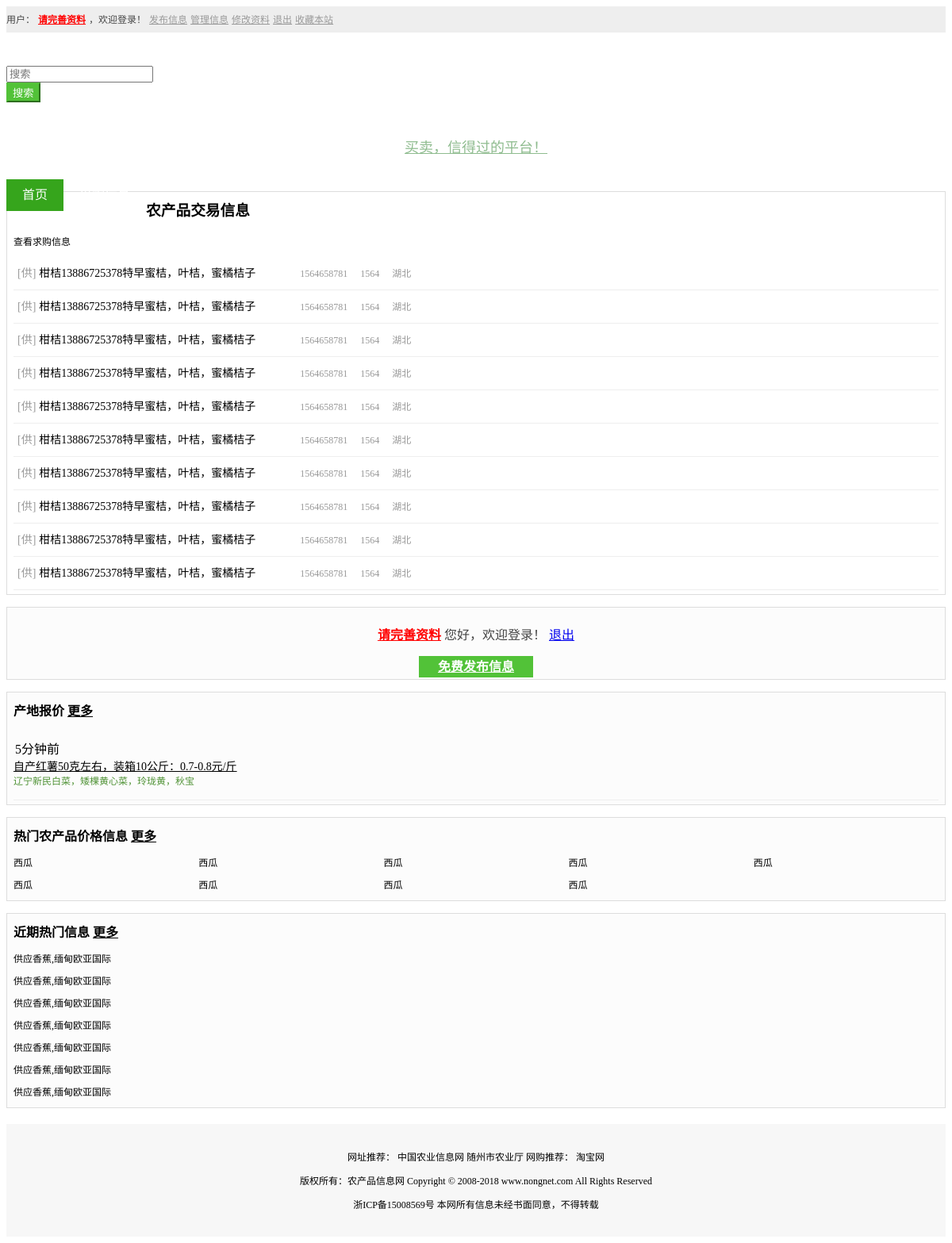
Before: / (signed in) with the older database file.
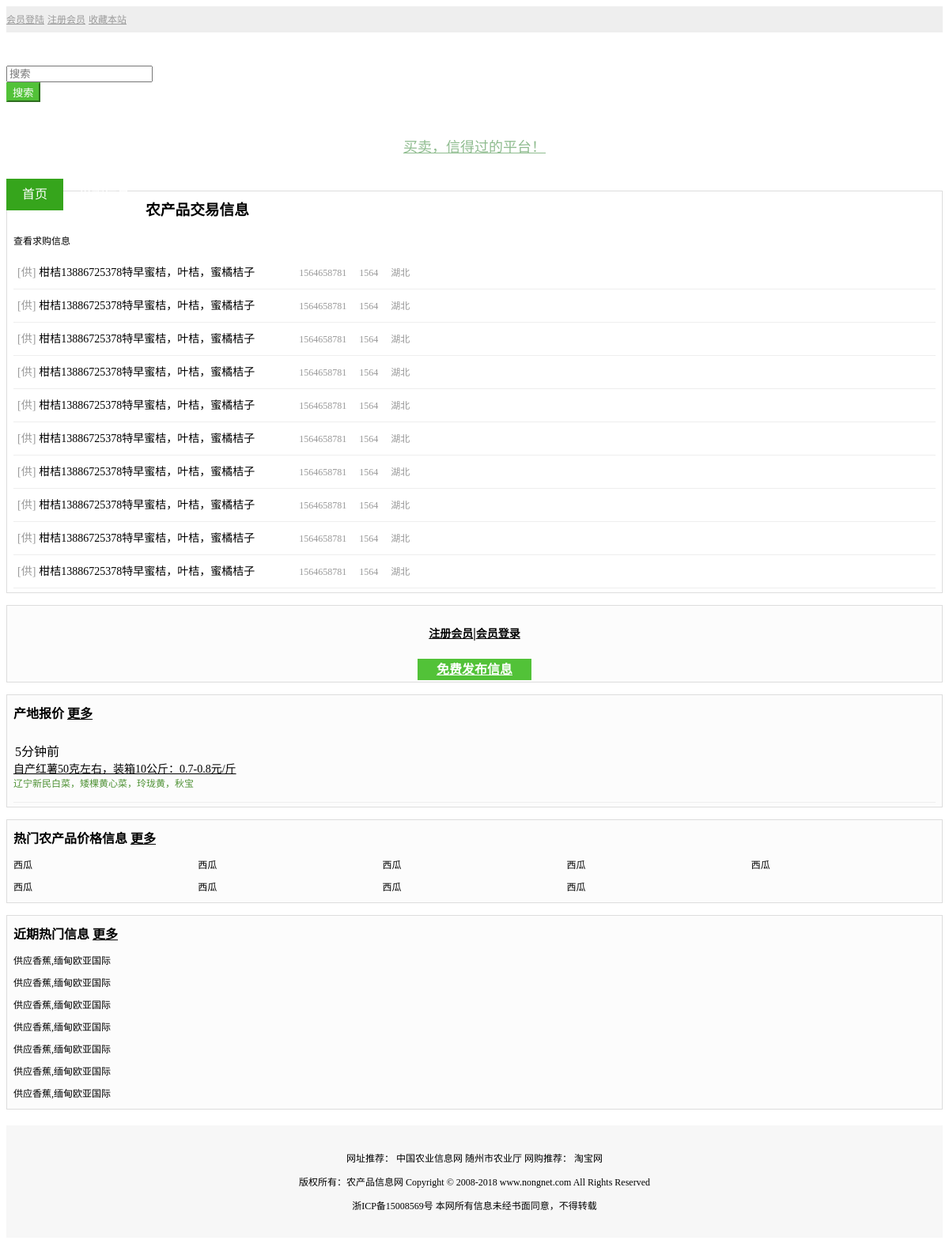
After: the same page with the newer database file.
### home/models.py (models this page shows)
class p_menber(models.Model):
    username = models.CharField(max_length=30, help_text="关联用户")
    nickname = models.CharField(max_length=30, help_text="昵称", default="")
    type = models.CharField(max_length=10, help_text="1:代办（农产品经纪人）2：经销商 3：种养殖户 4：涉农企业 5：农业合作社", default="")
    company_name = models.CharField(max_length=80, help_text="公司名称", default="")
    password = models.CharField(max_length=90, help_text="密码")
    address_province = models.CharField(max_length=80, help_text="所属地区代码(省级)", default="")
    address_city = models.CharField(max_length=80, help_text="所属地区代码(市级)", default="")
    address_belong = models.CharField(max_length=80, help_text="所属地区代码（地区）", default="")
    address_detail = models.CharField(max_length=200, help_text="详细地址", default="")
    contact_person = models.CharField(max_length=200, help_text="联系人", default="")
    contact_phone = models.CharField(max_length=200, help_text="联系人手机号码", default="")
    contact_tel = models.CharField(max_length=200, help_text="联系人固定号码", default="")
    contact_email = models.CharField(max_length=200, help_text="联系人邮箱", default="")
    contact_qq = models.CharField(max_length=200, help_text="联系人QQ", default="")
    company_des = models.CharField(max_length=600, help_text="公司介绍,不超过300字", default="")

### home/views.py (the view)
# urls.py: path('', home_views.index),
def index(request):
    template = loader.get_template('home/index.html')
    list = []
    list_data = {
        'm_title': '柑桔13886725378特早蜜桔，叶桔，蜜橘桔子',
        'm_address_belong': '1564',
        'create_time': '1564658781'
    }
    for i in range(0, 10):
        list.append(list_data)
    context = {
        'list': list
    }
    return HttpResponse(template.render(context, request))

### home/templates/home/index.html (shortened to what this page needs)
{% load static %}
{%  include "home/base_header.html" %}
<link rel="stylesheet" href="{% static '/css/common.css' %}">
<link rel="stylesheet" href="{% static '/css/body.css' %}">
</head>
<body>
{%  include "home/base_nav.html" %}
<div class="">
    <div class="container">
        <div class="col-md-8">
            <div class="card-box">
                <div class="clear_both card-title">
                    <h3 class="pull-left">农产品交易信息</h3>
                    <a class="a-text pull-right" href="">查看求购信息</a>
                </div>
                <div>
                    <ul class="msg-list">
                        {% for item in list %}
                            <li>
                                <span>[供]</span>
                                <a href="" class="msg-word has-ding has-photo">{{ item.m_title }}</a>
                                <span class="pull-right">{{ item.create_time }}</span>
                                <span class="pull-right">{{ item.m_address_belong }}</span>
                                <span class="pull-right">湖北</span>
                            </li>
                        {% endfor %}
                    </ul>
                </div>
            </div>
        </div>
        <div class="col-md-4">
            <div class="card-box ready-login-box">
                {% if request.userInfo != None %}
                    <p>
                        <strong>{% autoescape off %}{{ request.userInfo.nickname }}{% endautoescape %}</strong>
                        <font color="#444">您好，欢迎登录！</font>
                        <a href="/logout/" >退出</a>
                    </p>
                {% elif request.userInfo == None %}
                    <p class="ready-login-btn"><a href="/register">注册会员</a>|<a href="/login">会员登录</a></p>
                {% endif %}
                <a class="btn btn-green btn-create" type="button" href="/publish">免费发布信息</a>
            </div>
            <div class="card-box">
                <div class="clear_both card-title">
                    <span class="pull-left card-o-title a-text-hover">产地报价</span>
                    <a class="pull-right card-o-title a-text-hover" href="">更多</a>
                </div>
                <div>
                    <ul class="p-today-list">
                        <li>
                            <span>5分钟前</span>
                            <span title="自产红薯50克左右，装箱10公斤：0.7-0.8元/斤">
                                <a class="p-todat-list-a a-text-hover" href="">自产红薯50克左右，装箱10公斤：0.7-0.8元/斤</a>
                                <div class="p-todat-list-special">
                                    <a href="">辽宁新民白菜，矮棵黄心菜，玲珑黄，秋宝</a>
                                </div>
                            </span>
                        </li>
                    </ul>
                </div>
            </div>
            <div class="card-box">
                <div class="clear_both card-title">
                    <span class="pull-left card-o-title a-text-hover">热门农产品价格信息</span>
                    <a class="pull-right card-o-title a-text-hover" href="">更多</a>
                </div>
                <div>
                    <ul class="clear_both p-list">
                        <li><a href="" class="a-text a-text-hover">西瓜</a></li>
                        <li><a href="" class="a-text a-text-hover">西瓜</a></li>
                        <li><a href="" class="a-text a-text-hover">西瓜</a></li>
                        <li><a href="" class="a-text a-text-hover">西瓜</a></li>
                        <li><a href="" class="a-text a-text-hover">西瓜</a></li>
                        <li><a href="" class="a-text a-text-hover">西瓜</a></li>
                        <li><a href="" class="a-text a-text-hover">西瓜</a></li>
                        <li><a href="" class="a-text a-text-hover">西瓜</a></li>
                        <li><a href="" class="a-text a-text-hover">西瓜</a></li>
                    </ul>
                </div>
            </div>
            <div class="card-box">
                <div class="clear_both card-title">
                    <span class="pull-left card-o-title a-text-hover">近期热门信息</span>
                    <a class="pull-right card-o-title a-text-hover" href="">更多</a>
                </div>
                <div>
                    <ul class="m-list">
                        <li><a href="" class="a-text a-text-hover">供应香蕉,缅甸欧亚国际</a></li>
                        <li><a href="" class="a-text a-text-hover">供应香蕉,缅甸欧亚国际</a></li>
                        <li><a href="" class="a-text a-text-hover">供应香蕉,缅甸欧亚国际</a></li>
                        <li><a href="" class="a-text a-text-hover">供应香蕉,缅甸欧亚国际</a></li>
                        <li><a href="" class="a-text a-text-hover">供应香蕉,缅甸欧亚国际</a></li>
                        <li><a href="" class="a-text a-text-hover">供应香蕉,缅甸欧亚国际</a></li>
                        <li><a href="" class="a-text a-text-hover">供应香蕉,缅甸欧亚国际</a></li>
                    </ul>
                </div>
            </div>
        </div>
    </div>
</div>
{%  include "home/base_footer.html" %}

### home/templates/home/base_header.html (shortened to what this page needs)
<!DOCTYPE html>
<html lang="zh-CN">
<head>
    <link rel="stylesheet" href="//cdnjs.cloudflare.com/ajax/libs/zui/1.9.1/css/zui.min.css">

### home/templates/home/base_nav.html (shortened to what this page needs)
<header>
    <div class="top-bar">
        <div class="container">
            <div class="col-lg-12 clear_both">
        <span class="pull-left">
            {%  if request.userInfo != None %}
                <a><font color="#444">用户：</font></a>
                <a><b>{% autoescape off %}{{ request.userInfo.nickname }}{% endautoescape %}</b></a>
                <a><font color="#444">，欢迎登录！</font></a>
                <a href="/publish/">发布信息</a>
                <a href="/register/">管理信息</a>
                <a href="/registerReg/">修改资料</a>
                <a href="/logout/">退出</a>
            {% elif request.userInfo == None %}
                <a href="/login/">会员登陆</a>
                <a href="/register/">注册会员</a>
            {% endif %}
        </span>
                <span class="pull-right">
            <a href="">收藏本站</a>
        </span>
            </div>
        </div>
    </div>
    <div>
        <div class="container search-bar">
            <div class="col-md-3 col-sm-4">
            </div>
            <div class="col-md-5 col-sm-5 search-bar-input">
                <div class="input-group">
                    <div class="input-control search-box  has-icon-right search-example"
                         id="searchboxExample">
                        <input id="inputSearchExample3" type="search" class="form-control search-input"
                               placeholder="搜索">
                    </div>
                    <span class="input-group-btn">
                    <button class="btn btn-green" type="button">搜索</button>
                  </span>
                </div>
            </div>
            <div class="col-md-4 col-sm-3 search-bar-text">
                <a href="">买卖，信得过的平台！</a>
            </div>
        </div>
    </div>
    <div class="nav-bar">
        <div class="container">
            <div class="col-md-12">
                <ul class="nav-bar-box">
                    <li class="active"><a href="/">首页</a></li>
                    <li class=""><a href="">采购信息</a></li>
                </ul>
            </div>
        </div>
    </div>
</header>

### home/templates/home/base_footer.html
<footer class="footer">
    <div class="container">
        <div class="col-md-12">
            <p>网址推荐：
                <a href="" class="a-text a-text-hover">中国农业信息网</a>
                <a href="" class="a-text a-text-hover">随州市农业厅</a>
                网购推荐：
                <a href="" class="a-text a-text-hover">淘宝网</a></p>
        </div>
        <div class="col-md-12">
            <p>版权所有：农产品信息网 Copyright © 2008-2018 www.nongnet.com All Rights Reserved</p>
            <p>浙ICP备15008569号 本网所有信息未经书面同意，不得转载</p>
        </div>
    </div>
</footer>
</body>
</html>

### static/css/common.css (style rules this page uses)
.clear_both::after { content: ""; display: table; clear: both; }
.top-bar { line-height: 28px; padding: 2px 0px; background: #eee; }
.top-bar a { font-size: 12px; color: #999; }
.search-bar { padding: 3.5px 0; }
.search-bar-input { margin: 20.5px 0; }
.search-bar-text { text-align: center; line-height: 73px; }
.search-bar-text a { font-size: 18px; color: darkseagreen; }
@media (min-width: 768px) { .search-bar-text a { font-size: 12px; color: darkseagreen; } }
@media (min-width: 992px) { .search-bar-text a { font-size: 18px; color: darkseagreen; } }
.nav-bar { background: #52c238; }
.nav-bar-box { list-style: none; padding: 0; margin: 0; }
.nav-bar li { float: left; }
.nav-bar li a { color: white; display: block; line-height: 40px; font-size: 16px; padding: 0 20px; }
.nav-bar li.active a { background: #36a51c; text-decoration: none; }
.btn-green, .btn-green:focus { color: white; background-color: #52c238; border-color: #52c238; }
.btn-create { padding: 5px 30px; }
.a-text { font-size: 12px; color: #000; text-decoration: none; }
@media (min-width: 1200px) { .container { max-width: 1280px } }
.footer { background: #f7f7f7; padding: 20px 0; font-size: 12px; text-align: center; margin-top: 20px; }

### static/css/body.css (style rules this page uses)
.card-box { border: 1px solid #ddd; padding: 5px 8px; margin: 15px 0; }
.col-md-4 .card-box { background-color: #fcfcfc; }
.card-title h3 { margin: 0; line-height: 38px; }
.card-title { line-height: 38px; }
.card-o-title { font-weight: bold; color: #000; }
.msg-list { list-style: none; margin: 0; padding: 0; }
.msg-list li { line-height: 30px; padding: 5px 5px; border-bottom: 1px solid #eee; }
.msg-list li span { font-size: 12px; color: #999; margin-left: 12px; }
.msg-list li span:nth-of-type(1) { margin-left: 0; font-size: 14px; }
.msg-list li:after { content: ""; display: table; clear: both; }
.msg-word { position: relative; display: inline-block; font-size: 14px; color: #000; text-decoration: none; }
.has-ding:after { content: ''; width: 16px; height: 16px; display: inline-block; background: url("http://www.nongnet.com/images/ding.gif"); float: right; background-size: 100%; margin: 7px 2px; }
.has-photo:before { content: ''; width: 16px; height: 16px; display: inline-block; background: url("http://www.nongnet.com/images/img.gif"); float: right; background-size: 100%; margin: 7px 2px; }
.ready-login-box { text-align: center; }
.ready-login-btn { font-weight: bold; text-align: center; }
.ready-login-btn a { color: #000; line-height: 30px; font-size: 14px; }
.ready-login-box .btn-create { padding: 5px 24px; font-weight: bold; }
.p-list { list-style: none; margin: 0; padding: 0; }
.p-list li { width: calc(100% / 5); float: left; line-height: 28px; }
.p-list li a { display: block; }
.m-list { list-style: none; margin: 0; padding: 0; }
.m-list li { width: 100%; line-height: 28px; }
.m-list li a { display: block; }
.p-today-list { list-style: none; margin: 0; padding: 0; }
.p-today-list li { width: 100%; padding: 15px 0px; border-bottom: 1px solid #eee; }
.p-today-list li:after { content: ""; display: table; clear: both; }
.p-today-list li span { display: block; float: left; }
.p-today-list li span:nth-of-type(1) { width: 80px; padding-left: 2px; }
.p-today-list li span:nth-of-type(2) { width: calc(100% - 80px); }
.p-todat-list-a { font-size: 14px; color: #000; }
.p-todat-list-special a { color: #4F9235; font-size: 12px; text-decoration: none; }

Changed rows visible on the page:
removed p_menber: userInfo.nickname "请完善资料"
Other visible differences:
text no longer shown: "用户： ，欢迎登录！ 发布信息 管理信息 修改资料 退出 您好，欢迎登录！ 退出"
text now shown: "会员登陆 注册会员 注册会员 | 会员登录"
